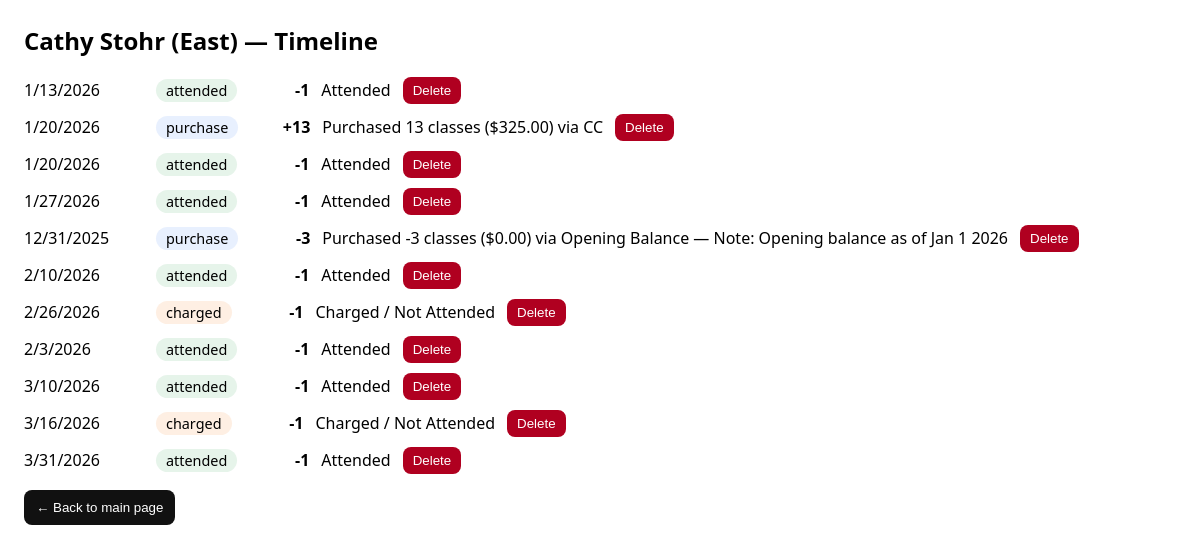
/timeline/22, run on the app's committed database.
### tables this page shows
CREATE TABLE students (
            id INTEGER PRIMARY KEY AUTOINCREMENT,
            name TEXT NOT NULL UNIQUE,
            studio TEXT NOT NULL CHECK (studio IN ('East','West'))
        , phone TEXT, email TEXT, parents TEXT, accommodations TEXT);

CREATE TABLE attendance (
            id INTEGER PRIMARY KEY AUTOINCREMENT,
            student_id INTEGER NOT NULL,
            date TEXT NOT NULL,
            status TEXT NOT NULL CHECK (status IN ('attended','charged')),
            FOREIGN KEY(student_id) REFERENCES students(id)
        );

CREATE TABLE purchases (
    id INTEGER PRIMARY KEY AUTOINCREMENT,
    student_id INTEGER NOT NULL,
    date TEXT NOT NULL,
    classes_purchased INTEGER NOT NULL,
    cost REAL NOT NULL CHECK (cost >= 0),
    payment_method TEXT,
    note TEXT,
    FOREIGN KEY(student_id) REFERENCES students(id)
);

### app.py (the view)
@app.route("/timeline/<int:student_id>")
def timeline(student_id):
    init_db()
    con = db()
    student = con.execute("SELECT * FROM students WHERE id=?", (student_id,)).fetchone()
    purchases = con.execute("""
        SELECT id, date, classes_purchased, cost,
               COALESCE(payment_method,'') AS payment_method,
               COALESCE(note,'') AS note
        FROM purchases
        WHERE student_id=?
    """, (student_id,)).fetchall()
    attendance = con.execute("""
        SELECT id, date, status
        FROM attendance
        WHERE student_id=?
    """, (student_id,)).fetchall()
    events = []
    for p in purchases:
        label = f"Purchased {p['classes_purchased']} classes (${p['cost']:.2f})"
        if p["payment_method"].strip():
            label += f" via {p['payment_method'].strip()}"
        if p["note"].strip():
            label += f" — Note: {p['note'].strip()}"
        events.append({
            "kind": "purchase",
            "id": p["id"],
            "date": p["date"],
            "label": label,
            "classes_delta": int(p["classes_purchased"]),
        })
    for a in attendance:
        label = "Attended" if a["status"] == "attended" else "Charged / Not Attended"
        events.append({
            "kind": "attendance",
            "id": a["id"],
            "date": a["date"],
            "label": label,
            "classes_delta": -1,
        })
    kind_order = {"purchase": 0, "attendance": 1}
    events.sort(key=lambda e: (e["date"], kind_order.get(e["kind"], 9), e["id"]))
    return render_template("timeline.html", student=student, events=events)

### app.py (called while the page is built)
def db():
    conn = sqlite3.connect(DB)
    conn.row_factory = sqlite3.Row
    return conn

### templates/timeline.html (shortened to what this page needs)
<!doctype html>
<html>
<head>
</head>
<body>
  <h2>{{ student.name }} ({{ student.studio }}) — Timeline</h2>
  {% if events|length == 0 %}
    <p>No records yet.</p>
  {% else %}
    <ul>
      {% for e in events %}
        <li>
          <span class="date">{{ e.date }}</span>
          {% if e.kind == "purchase" %}
            <span class="pill purchase">purchase</span>
          {% else %}
            {% if "Charged" in e.label %}
              <span class="pill charged">charged</span>
            {% else %}
              <span class="pill attended">attended</span>
            {% endif %}
          {% endif %}
          <span class="delta">
            {% if e.classes_delta > 0 %}+{{ e.classes_delta }}{% else %}{{ e.classes_delta }}{% endif %}
          </span>
          <span>{{ e.label }}</span>
          {% if e.kind == "attendance" %}
            <form method="post" action="{{ url_for('delete_attendance', attendance_id=e.id) }}">
              <button class="danger" onclick="return confirm('Delete this attendance record?');">Delete</button>
            </form>
          {% else %}
            <form method="post" action="{{ url_for('delete_purchase', purchase_id=e.id) }}">
              <button class="danger" onclick="return confirm('Delete this purchase record?');">Delete</button>
            </form>
          {% endif %}
        </li>
      {% endfor %}
    </ul>
  {% endif %}
  <form action="{{ url_for('index') }}" method="get">
    <button class="backbtn" type="submit">← Back to main page</button>
  </form>
</body>
</html>

### templates/timeline.html (style rules this page uses)
body { font-family: system-ui, -apple-system, Segoe UI, Arial; margin: 24px; }
ul { list-style:none; padding-left:0; }
li { margin: 10px 0; display:flex; gap:12px; align-items:center; }
.date { min-width: 120px; }
.pill { padding:2px 10px; border-radius:999px; font-size:0.9rem; }
.purchase { background:#e8f0fe; }
.attended { background:#e6f4ea; }
.charged { background:#feefe3; }
.delta { font-weight:800; min-width: 60px; text-align:right; }
form { display:inline; margin:0; }
.danger { background:#b00020; color:white; border:0; border-radius:8px; padding:6px 10px; cursor:pointer; }
.backbtn { padding: 10px 12px; border-radius: 8px; border: 0; background: #111; color: #fff; cursor: pointer; }

### data on the page
students: name "Cathy Stohr", studio "East"
attendance: date "1/13/2026", shows "attended", classes_delta "-1", label "Attended"
purchases: date "1/20/2026", shows "purchase", classes_delta "13", label "Purchased 13 classes ($325.00) via CC"
attendance: date "1/20/2026", shows "attended", classes_delta "-1", label "Attended"
attendance: date "1/27/2026", shows "attended", classes_delta "-1", label "Attended"
purchases: date "12/31/2025", shows "purchase", classes_delta "-3", label "Purchased -3 classes ($0.00) via Opening Balance — Note: Opening balance as of Jan 1 2026"
attendance: date "2/10/2026", shows "attended", classes_delta "-1", label "Attended"
attendance: date "2/26/2026", shows "charged", classes_delta "-1", label "Charged / Not Attended"
attendance: date "2/3/2026", shows "attended", classes_delta "-1", label "Attended"
attendance: date "3/10/2026", shows "attended", classes_delta "-1", label "Attended"
attendance: date "3/16/2026", shows "charged", classes_delta "-1", label "Charged / Not Attended"
attendance: date "3/31/2026", shows "attended", classes_delta "-1", label "Attended"
